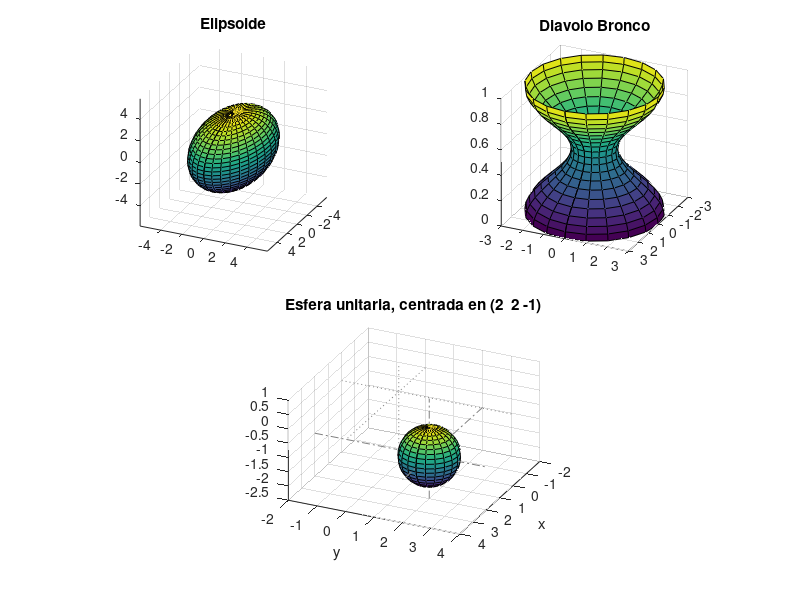

Write the MATLAB code that produced this figure.

clear
clc
clf
close all

figure('Color','w','Position',[1200 200 600 600])

%--------------------------------------------------------------------------
%------------------------------ Elipsoide ---------------------------------
%--------------------------------------------------------------------------
[x, y, z] = ellipsoid(0,0,0,5.9,3.25,3.25,30);

subplot(2,2,1)
surf(x, y, z)
view(115,25)
axis equal
title('Elipsoide')


%--------------------------------------------------------------------------
%------------------------------- Cilindro ---------------------------------
%--------------------------------------------------------------------------
clear x y z
t = 0:pi/10:2*pi;
[x,y,z] = cylinder(2+cos(t));

subplot(2,2,2)
surf(x,y,z)
view(115,25)
axis square
title('Diavolo Bronco')


%--------------------------------------------------------------------------
%-------------------------------- Esfera ----------------------------------
%--------------------------------------------------------------------------

subplot(2,2,[3 4])
centro = [2 2 -1];
[x,y,z] = sphere;
surf(x+centro(1),y+centro(2),z+centro(3))
axis 'equal'
view(115,25)
LL = 4;
xlim([-2 4]);
ylim([-2 4]);
zlim([-2.5 1]);

title(['Esfera unitaria, centrada en (' num2str(centro),')'])

% Origen de coordenadas
line([0 0],[0 0],zlim,'LineStyle',':','Color',[.5 .5 .5]);
line([0 0],ylim,[0 0],'LineStyle',':','Color',[.5 .5 .5]);
line(xlim,[0 0],[0 0],'LineStyle',':','Color',[.5 .5 .5]);

% Ejes de la esfera
line([centro(1) centro(1)],[centro(2) centro(2)],zlim,'LineStyle','-.','Color',[.5 .5 .5]);
line([centro(1) centro(1)],ylim,[centro(3) centro(3)],'LineStyle','-.','Color',[.5 .5 .5]);
line(xlim,[centro(2) centro(2)],[centro(3) centro(3)],'LineStyle','-.','Color',[.5 .5 .5]);


xlabel('x')
ylabel('y')


